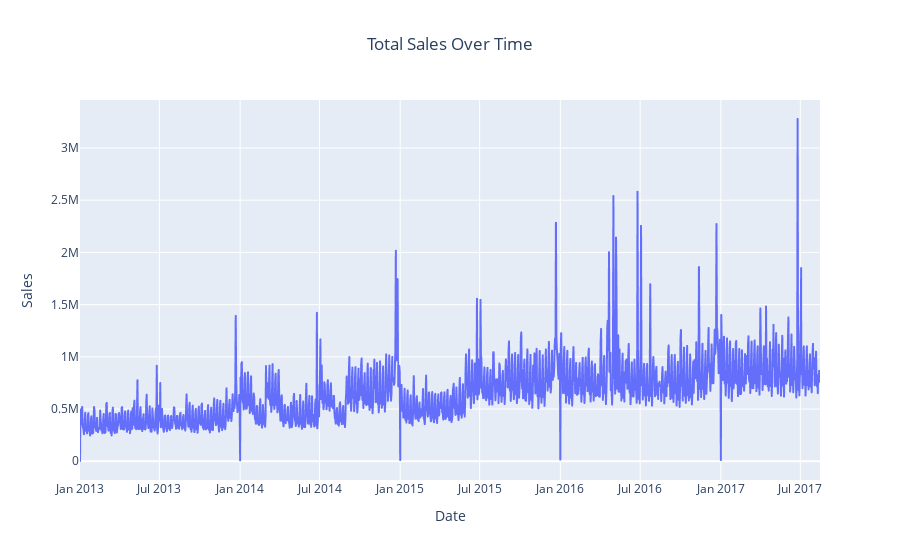

Notebook cell for this chart:
### Code cell
sales_over_time = df.groupby('date')['sales'].sum().reset_index()
fig = px.line(sales_over_time, x='date', y='sales', title="Total Sales Over Time")
fig.update_layout(
    xaxis_title="Date",
    yaxis_title="Sales",
    template="plotly",
    title_x=0.5
)
fig.write_html("../visualizations/interactive/sales_over_time.html")
fig.show()

### Figure 1 — Plotly figure (JSON) as saved in the notebook; plotly's stock layout.template omitted (floating-point values rounded to 4 significant figures; data arrays with more than 128 entries replaced by an {"elided": "..."} marker saying what was removed)
{"data": [{"hovertemplate": "date=%{x}<br>sales=%{y}<extra></extra>", "legendgroup": "", "line": {"color": "#636efa", "dash": "solid"}, "marker": {"symbol": "circle"}, "mode": "lines", "name": "", "showlegend": false, "type": "scattergl", "x": {"elided": "1684 str values"}, "xaxis": "x", "y": {"elided": "1684 float values"}, "yaxis": "y"}], "layout": {"legend": {"tracegroupgap": 0}, "title": {"text": "Total Sales Over Time", "x": 0.5}, "xaxis": {"anchor": "y", "domain": [0, 1], "title": {"text": "Date"}}, "yaxis": {"anchor": "x", "domain": [0, 1], "title": {"text": "Sales"}}}}
